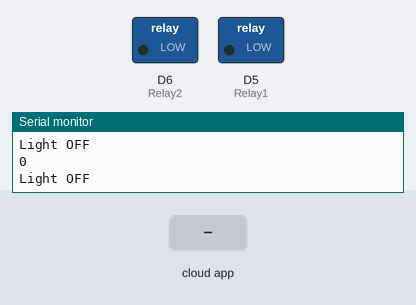
Recording of a sketch running on a simulated ESP8266 (NodeMCU). Parts: switched loads named in the sketch (green lamp = pin HIGH), the last lines printed to the serial monitor. Inputs (shaded band) come from the test bench. WiFi joins after 1.5 s; servers stay silent unless stated; the Firebase database answers and starts empty.

Above: at 3.0 s.
3.1 s: the phone or cloud app sets S1 to 1
At 4.3 s:
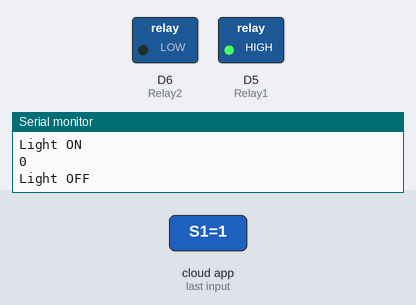
4.6 s: the phone or cloud app sets S2 to 1
At 5.3 s:
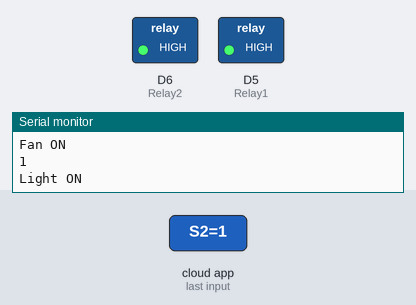
6.3 s: the phone or cloud app sets S1 to 0
At 7.2 s:
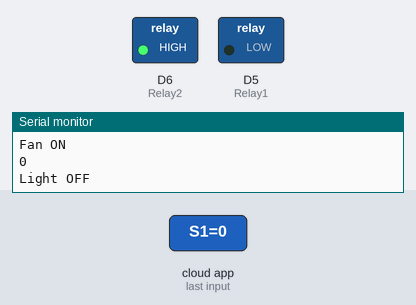
7.9 s: the phone or cloud app sets S2 to 0
At 9.2 s:
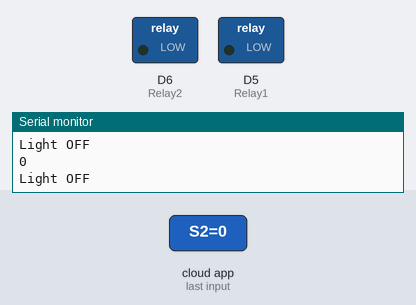
Timing chart, 0 to 10.6 s (numbered marks = the images above; inputs shaded):
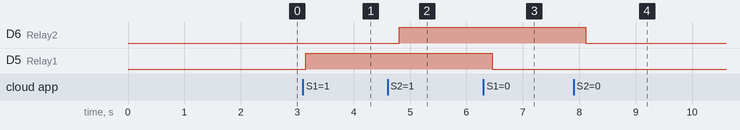

The sketch:

Firebase_led_control.ino
```cpp
#include <ESP8266WiFi.h>
#include <FirebaseArduino.h>
#define FIREBASE_HOST "led-on-off-8b6af.firebaseio.com"
#define FIREBASE_AUTH "dhJ9q6pP5qAQZ0fRJdInSmlCzews5IIZks16uGhP"
#define WIFI_SSID "Death Note"
#define WIFI_PASSWORD "lightyagami37"

#define Relay1 D5
#define Relay2 D6

void setup() {
Serial.begin(115200);

pinMode(Relay1, OUTPUT);
pinMode(Relay2, OUTPUT);

// connect to wifi.
WiFi.begin(WIFI_SSID, WIFI_PASSWORD);
Serial.print("connecting");
while (WiFi.status() != WL_CONNECTED) {
      Serial.print(".");
      delay(500);
    }
      Serial.println();
      Serial.print("connected: ");
      Serial.println(WiFi.localIP());
      Firebase.begin(FIREBASE_HOST, FIREBASE_AUTH);

      Firebase.set("S1", 0);
      Firebase.set("S2", 0);
}
int n;
int m;
void loop() {

// get value for D1
n = Firebase.getString("S1").toInt();
Serial.println(n);
// handle error
    if (n==1) {
      Serial.println("Light ON");
      digitalWrite(Relay1,HIGH);
      //delay(10);
   }else {
      Serial.println("Light OFF");
      digitalWrite(Relay1,LOW);
  }
n = Firebase.getString("S2").toInt();
Serial.println(n);
// handle error
    if (n==1) {
      Serial.println("Fan ON");
      digitalWrite(Relay2,HIGH);
      //delay(10);
   }else {
      Serial.println("Light OFF");
      digitalWrite(Relay2,LOW);
  }

}
```

Measured:
- after the input at 3.1 s, D5 (Relay1): LOW → HIGH after 0.05 s
- after the input at 4.6 s, D6 (Relay2): LOW → HIGH after 0.21 s
- after the input at 6.3 s, D5 (Relay1): HIGH → LOW after 0.16 s
- after the input at 7.9 s, D6 (Relay2): HIGH → LOW after 0.21 s
